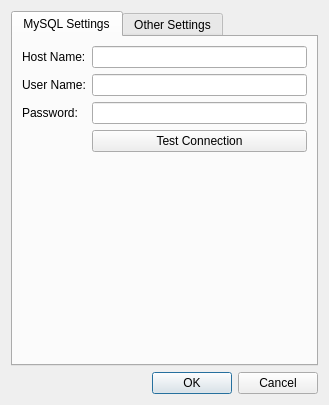
<?xml version="1.0" encoding="UTF-8"?>
<ui version="4.0">
 <class>DatabaseSetupDialog</class>
 <widget class="QDialog" name="DatabaseSetupDialog">
  <property name="geometry">
   <rect>
    <x>0</x>
    <y>0</y>
    <width>329</width>
    <height>405</height>
   </rect>
  </property>
  <property name="windowTitle">
   <string>Settings</string>
  </property>
  <property name="windowIcon">
   <iconset resource="../../universal/debtcollection/res.qrc">
    <normaloff>:/images/wheel.ico</normaloff>:/images/wheel.ico</iconset>
  </property>
  <layout class="QVBoxLayout" name="verticalLayout">
   <item>
    <widget class="QTabWidget" name="tabWidget">
     <property name="currentIndex">
      <number>0</number>
     </property>
     <widget class="QWidget" name="tab">
      <attribute name="title">
       <string>MySQL Settings</string>
      </attribute>
      <layout class="QGridLayout" name="gridLayout">
       <item row="2" column="0">
        <widget class="QLabel" name="label_3">
         <property name="text">
          <string>Password:</string>
         </property>
        </widget>
       </item>
       <item row="1" column="0">
        <widget class="QLabel" name="label_2">
         <property name="text">
          <string>User Name:</string>
         </property>
        </widget>
       </item>
       <item row="0" column="0">
        <widget class="QLabel" name="label">
         <property name="text">
          <string>Host Name:</string>
         </property>
        </widget>
       </item>
       <item row="0" column="1">
        <widget class="QLineEdit" name="txtHostName"/>
       </item>
       <item row="2" column="1">
        <widget class="QLineEdit" name="txtPassword">
         <property name="echoMode">
          <enum>QLineEdit::Password</enum>
         </property>
        </widget>
       </item>
       <item row="4" column="1">
        <spacer name="verticalSpacer">
         <property name="orientation">
          <enum>Qt::Vertical</enum>
         </property>
         <property name="sizeHint" stdset="0">
          <size>
           <width>20</width>
           <height>175</height>
          </size>
         </property>
        </spacer>
       </item>
       <item row="1" column="1">
        <widget class="QLineEdit" name="txtUserName"/>
       </item>
       <item row="3" column="1">
        <widget class="QPushButton" name="cmdTestConnection">
         <property name="text">
          <string>Test Connection</string>
         </property>
        </widget>
       </item>
      </layout>
     </widget>
     <widget class="QWidget" name="tab_2">
      <attribute name="title">
       <string>Other Settings</string>
      </attribute>
      <layout class="QGridLayout" name="gridLayout_2">
       <item row="2" column="1" colspan="3">
        <widget class="QLineEdit" name="txtSMTPServer"/>
       </item>
       <item row="4" column="0" colspan="4">
        <widget class="QCheckBox" name="chkSMTPSSL">
         <property name="text">
          <string>SMTP SSL</string>
         </property>
        </widget>
       </item>
       <item row="5" column="0" colspan="4">
        <widget class="QCheckBox" name="chkSMTPAuth">
         <property name="text">
          <string>SMTP Authentication</string>
         </property>
        </widget>
       </item>
       <item row="0" column="0">
        <widget class="QLabel" name="label_4">
         <property name="text">
          <string>Tlm Server:</string>
         </property>
        </widget>
       </item>
       <item row="3" column="1" colspan="3">
        <widget class="QLineEdit" name="txtSMTPPort"/>
       </item>
       <item row="1" column="1" colspan="3">
        <widget class="QLineEdit" name="txtTLMPort"/>
       </item>
       <item row="3" column="0">
        <widget class="QLabel" name="label_7">
         <property name="text">
          <string>SMTP Port:</string>
         </property>
        </widget>
       </item>
       <item row="0" column="1" colspan="3">
        <widget class="QLineEdit" name="txtTlmServer"/>
       </item>
       <item row="2" column="0">
        <widget class="QLabel" name="label_6">
         <property name="text">
          <string>SMTP Server:</string>
         </property>
        </widget>
       </item>
       <item row="7" column="2" colspan="2">
        <widget class="QLineEdit" name="txtSMTPUserName">
         <property name="enabled">
          <bool>false</bool>
         </property>
        </widget>
       </item>
       <item row="9" column="1" colspan="2">
        <spacer name="verticalSpacer_2">
         <property name="orientation">
          <enum>Qt::Vertical</enum>
         </property>
         <property name="sizeHint" stdset="0">
          <size>
           <width>20</width>
           <height>60</height>
          </size>
         </property>
        </spacer>
       </item>
       <item row="1" column="0">
        <widget class="QLabel" name="label_5">
         <property name="text">
          <string>TLM Port:</string>
         </property>
        </widget>
       </item>
       <item row="7" column="1">
        <widget class="QLabel" name="label_8">
         <property name="enabled">
          <bool>false</bool>
         </property>
         <property name="text">
          <string>SMTP User Name:</string>
         </property>
        </widget>
       </item>
       <item row="8" column="1">
        <widget class="QLabel" name="label_9">
         <property name="enabled">
          <bool>false</bool>
         </property>
         <property name="text">
          <string>SMTP Password:</string>
         </property>
        </widget>
       </item>
       <item row="8" column="2" colspan="2">
        <widget class="QLineEdit" name="txtSMTPPassword">
         <property name="enabled">
          <bool>false</bool>
         </property>
         <property name="echoMode">
          <enum>QLineEdit::Password</enum>
         </property>
        </widget>
       </item>
      </layout>
     </widget>
    </widget>
   </item>
   <item>
    <widget class="QDialogButtonBox" name="buttonBox">
     <property name="standardButtons">
      <set>QDialogButtonBox::Cancel|QDialogButtonBox::Ok</set>
     </property>
    </widget>
   </item>
  </layout>
 </widget>
 <resources>
  <include location="../../universal/debtcollection/res.qrc"/>
 </resources>
 <connections>
  <connection>
   <sender>chkSMTPAuth</sender>
   <signal>toggled(bool)</signal>
   <receiver>label_8</receiver>
   <slot>setEnabled(bool)</slot>
   <hints>
    <hint type="sourcelabel">
     <x>133</x>
     <y>213</y>
    </hint>
    <hint type="destinationlabel">
     <x>150</x>
     <y>237</y>
    </hint>
   </hints>
  </connection>
  <connection>
   <sender>chkSMTPAuth</sender>
   <signal>toggled(bool)</signal>
   <receiver>label_9</receiver>
   <slot>setEnabled(bool)</slot>
   <hints>
    <hint type="sourcelabel">
     <x>188</x>
     <y>208</y>
    </hint>
    <hint type="destinationlabel">
     <x>168</x>
     <y>269</y>
    </hint>
   </hints>
  </connection>
  <connection>
   <sender>chkSMTPAuth</sender>
   <signal>toggled(bool)</signal>
   <receiver>txtSMTPUserName</receiver>
   <slot>setEnabled(bool)</slot>
   <hints>
    <hint type="sourcelabel">
     <x>234</x>
     <y>208</y>
    </hint>
    <hint type="destinationlabel">
     <x>234</x>
     <y>225</y>
    </hint>
   </hints>
  </connection>
  <connection>
   <sender>chkSMTPAuth</sender>
   <signal>toggled(bool)</signal>
   <receiver>txtSMTPPassword</receiver>
   <slot>setEnabled(bool)</slot>
   <hints>
    <hint type="sourcelabel">
     <x>289</x>
     <y>209</y>
    </hint>
    <hint type="destinationlabel">
     <x>286</x>
     <y>265</y>
    </hint>
   </hints>
  </connection>
 </connections>
</ui>
